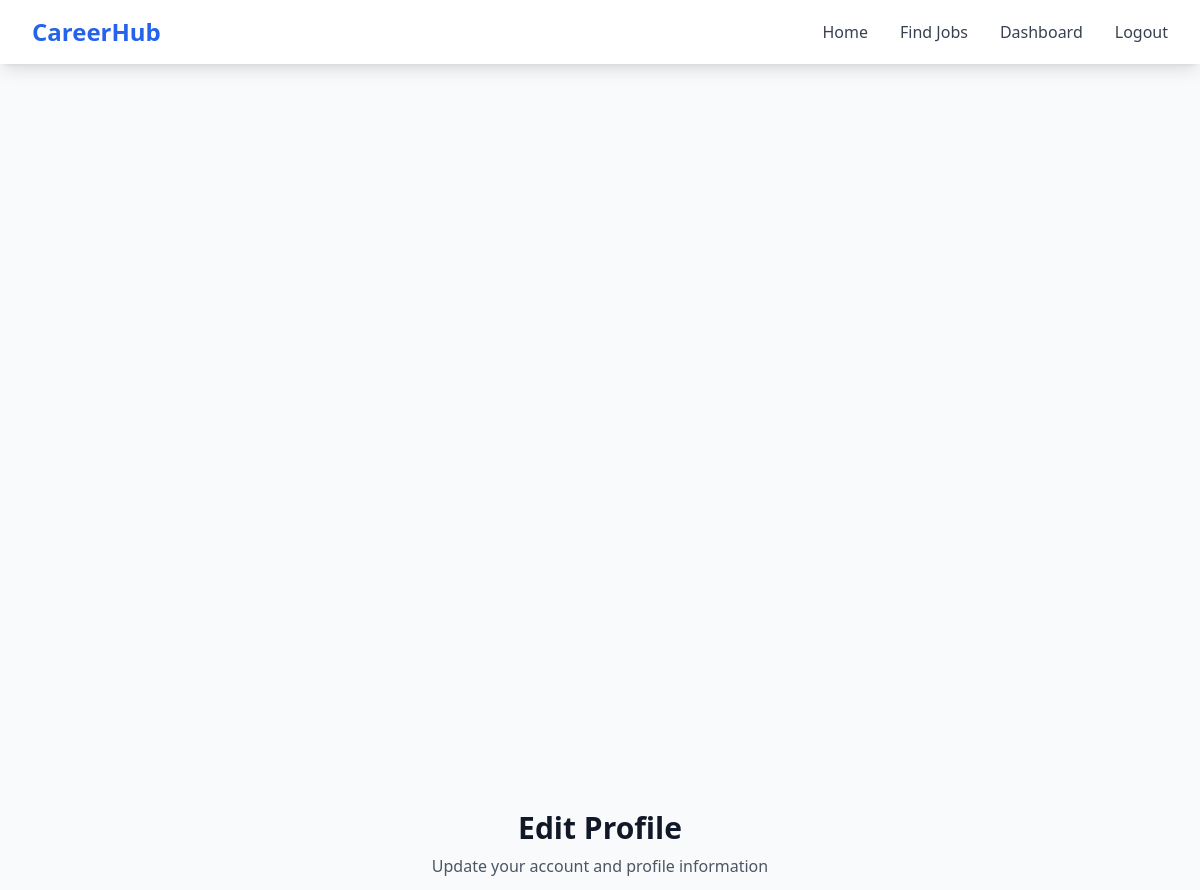
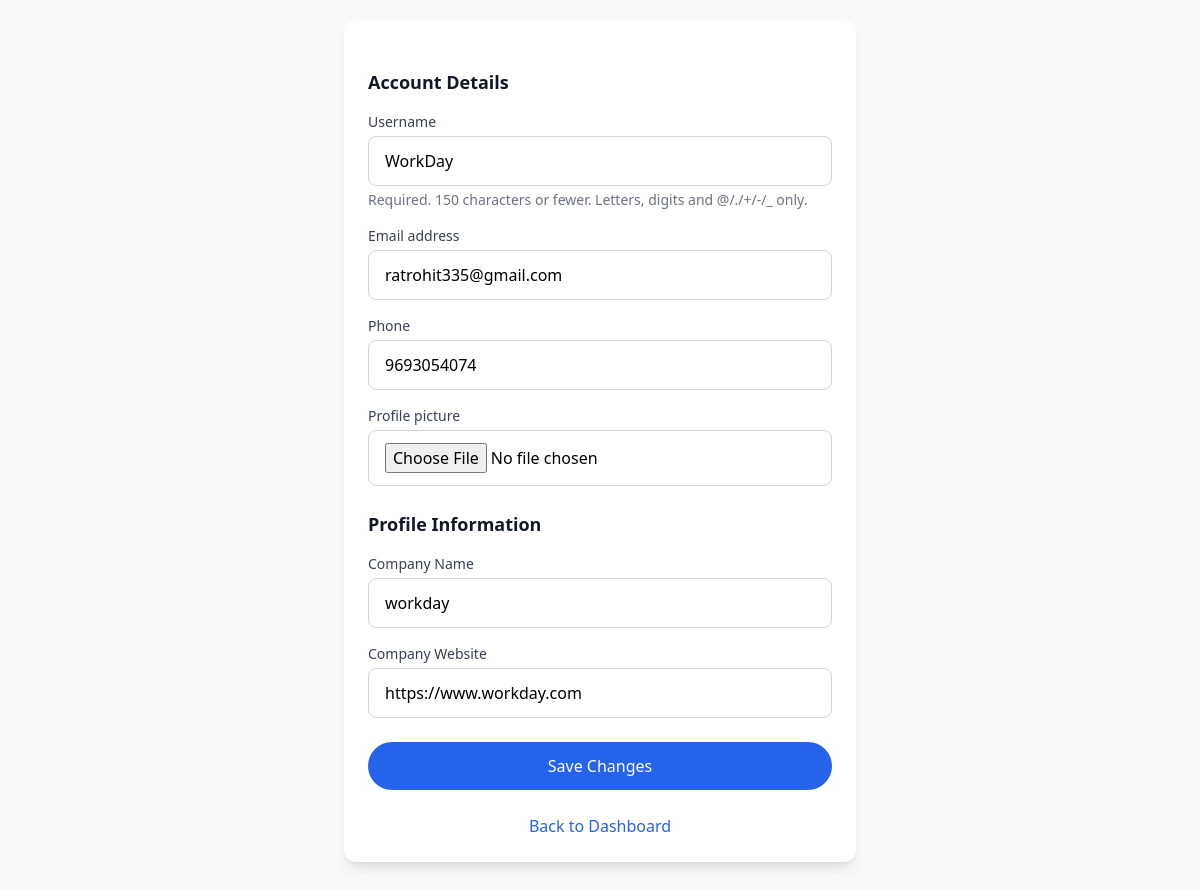
The page /profile/edit/ (signed in) on the database its author committed (2 pictures, top to bottom).
### hub_apps/authentication/models.py (models this page shows, shortened)
class CustomUser(AbstractUser):
    is_recruiter = models.BooleanField(default=False)
    phone = models.CharField(max_length=15,blank=True,null=True)
    profile_picture = models.ImageField(upload_to="profile_pics/",blank=True,null=True)

### hub_apps/profiles/models.py (models this page shows, shortened)
class UserProfile(models.Model):
    user = models.OneToOneField(settings.AUTH_USER_MODEL, on_delete=models.CASCADE)
    resume = models.FileField(upload_to="resumes/", blank=True, null=True)
    skills = models.TextField(blank=True, null=True)
    experience = models.TextField(blank=True, null=True)
    education = models.TextField(blank=True, null=True)
    company_name = models.CharField(max_length=255, blank=True, null=True)
    company_website = models.URLField(blank=True, null=True)

### hub_apps/profiles/views.py (the view)
# urls.py: path('edit/', edit_profile, name='edit_profile'),
@login_required
def edit_profile(request):
    user_profile, created = UserProfile.objects.get_or_create(user=request.user)
    if request.method == 'POST':
        user_form = CustomUserForm(request.POST, request.FILES, instance=request.user)
        profile_form = UserProfileForm(request.POST, request.FILES, instance=user_profile, user=request.user)
        if user_form.is_valid() and profile_form.is_valid():
            user_form.save()
            profile_form.save()
            return redirect('dashboard')  # Redirect to dashboard after update
        else:
            print("User Form Errors:", user_form.errors)  # Debugging output
            print("Profile Form Errors:", profile_form.errors)
    else:
        user_form = CustomUserForm(instance=request.user)
        profile_form = UserProfileForm(instance=user_profile, user=request.user)
    return render(request, 'profiles/edit_profile.html', {'user_form': user_form, 'profile_form': profile_form})

### hub_apps/profiles/forms.py (shortened to what this page needs)
class CustomUserForm(forms.ModelForm):
    class Meta:
        model = CustomUser
        fields = ['username', 'email', 'phone', 'profile_picture']

class UserProfileForm(forms.ModelForm):
    class Meta:
        model = UserProfile
        fields = ['resume', 'skills', 'experience', 'education', 'company_name', 'company_website']
    def __init__(self, *args, **kwargs):
        user = kwargs.pop('user', None)  # Get logged-in user
        super(UserProfileForm, self).__init__(*args, **kwargs)
        self.user = user
        if user:
            if user.is_recruiter:
                self.fields = {
                    'company_name': forms.CharField(required=False, initial=self.instance.company_name if self.instance else ''),
                    'company_website': forms.URLField(required=False, initial=self.instance.company_website if self.instance else '')
                }

### hub_apps/profiles/templates/profiles/edit_profile.html (shortened to what this page needs)
{% extends 'base.html' %}
{% block content %}
    <div class="min-h-screen flex items-center justify-center bg-gray-50 py-12 px-4 sm:px-6 lg:px-8">
        <div class="max-w-lg w-full space-y-8">
            <div class="text-center">
                <h2 class="text-3xl font-bold text-gray-900">Edit Profile</h2>
                <p class="mt-2 text-gray-600">Update your account and profile information</p>
            </div>
            <form method="POST" enctype="multipart/form-data" class="bg-white rounded-xl shadow-lg p-6 space-y-6">
                <div class="space-y-4">
                    <h4 class="text-lg font-semibold text-gray-900">Account Details</h4>
                    {% for field in user_form %}
                        <div>
                            <label for="{{ field.id_for_label }}" class="block text-sm font-medium text-gray-700 mb-1">
                                {{ field.label }}
                            </label>
                            <input type="{{ field.field.widget.input_type|default:'text' }}"
                                   name="{{ field.name }}"
                                   id="{{ field.id_for_label }}"
                                   class="w-full px-4 py-3 rounded-lg border border-gray-300 focus:ring-2 focus:ring-blue-500 focus:border-blue-500 {% if field.errors %}border-red-500{% endif %}"
                                   placeholder="{{ field.label }}"
                                   value="{{ field.value|default:'' }}"
                                   {% if field.field.required %}required{% endif %}>
                            {% if field.help_text %}
                                <p class="mt-1 text-sm text-gray-500">{{ field.help_text }}</p>
                            {% endif %}
                        </div>
                    {% endfor %}
                </div>
                <div class="space-y-4">
                    <h4 class="text-lg font-semibold text-gray-900">Profile Information</h4>
                    {% if user.is_recruiter %}
                        <div>
                            <label for="{{ profile_form.company_name.id_for_label }}" class="block text-sm font-medium text-gray-700 mb-1">
                                Company Name
                            </label>
                            <input type="text"
                                   name="{{ profile_form.company_name.name }}"
                                   id="{{ profile_form.company_name.id_for_label }}"
                                   class="w-full px-4 py-3 rounded-lg border border-gray-300 focus:ring-2 focus:ring-blue-500 focus:border-blue-500 {% if profile_form.company_name.errors %}border-red-500{% endif %}"
                                   placeholder="Company Name"
                                   value="{{ profile_form.company_name.value|default:'' }}"
                                   {% if profile_form.company_name.field.required %}required{% endif %}>
                        </div>
                        <div>
                            <label for="{{ profile_form.company_website.id_for_label }}" class="block text-sm font-medium text-gray-700 mb-1">
                                Company Website
                            </label>
                            <input type="url"
                                   name="{{ profile_form.company_website.name }}"
                                   id="{{ profile_form.company_website.id_for_label }}"
                                   class="w-full px-4 py-3 rounded-lg border border-gray-300 focus:ring-2 focus:ring-blue-500 focus:border-blue-500 {% if profile_form.company_website.errors %}border-red-500{% endif %}"
                                   placeholder="https://example.com"
                                   value="{{ profile_form.company_website.value|default:'' }}"
                                   {% if profile_form.company_website.field.required %}required{% endif %}>
                        </div>
                    {% endif %}
                </div>
                <button type="submit"
                        class="w-full px-6 py-3 bg-blue-600 text-white font-medium rounded-full hover:bg-blue-700 focus:ring-2 focus:ring-blue-500 focus:ring-offset-2 transition">
                    Save Changes
                </button>
                <div class="text-center">
                    <a href="{% url 'dashboard' %}"
                       class="text-blue-600 hover:text-blue-800 transition">
                        Back to Dashboard
                    </a>
                </div>
            </form>
        </div>
    </div>
{% endblock %}

### rows shown on the page
CustomUser: username "WorkDay" "ratrohit335@gmail.com" "9693054074"
UserProfile: company_name "workday", company_website "https://www.workday.com"

### other values the page prints
{{ field.label }} "Username" "Email address" "Phone" "Profile picture"
{{ field.help_text }} "Required. 150 characters or fewer. Letters, digits and @/./+/-/_ only."
